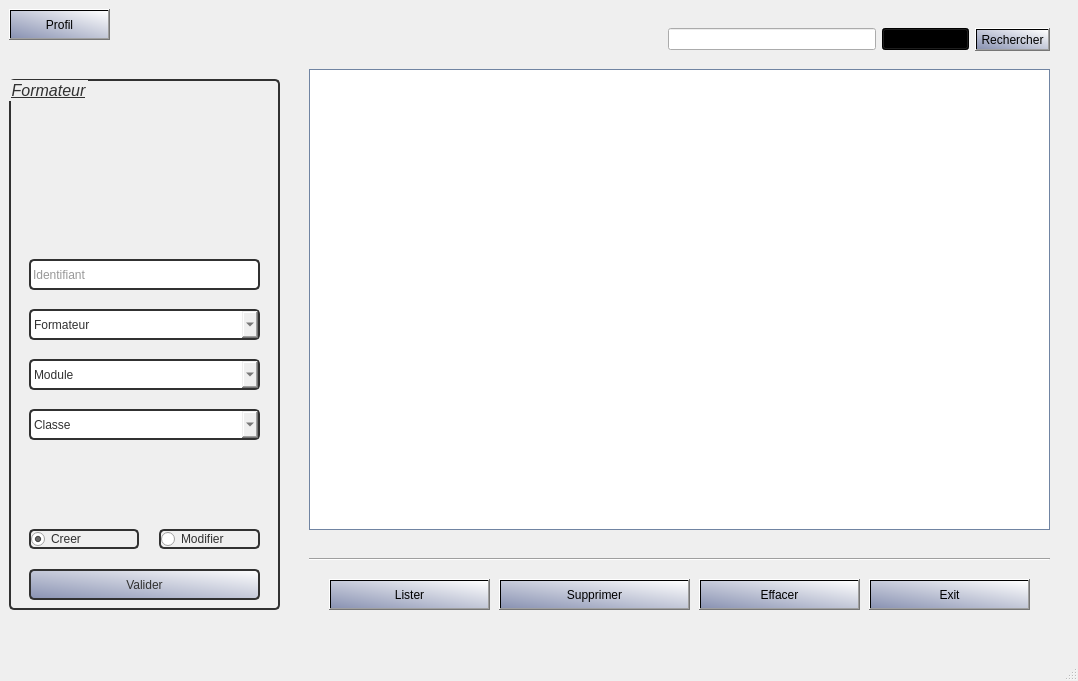
<?xml version="1.0" encoding="UTF-8"?>
<ui version="4.0">
 <class>GestionFormateur</class>
 <widget class="QMainWindow" name="GestionFormateur">
  <property name="geometry">
   <rect>
    <x>0</x>
    <y>0</y>
    <width>1078</width>
    <height>681</height>
   </rect>
  </property>
  <property name="windowTitle">
   <string>Gestion Formateurs</string>
  </property>
  <widget class="QWidget" name="centralwidget">
   <widget class="QWidget" name="horizontalLayoutWidget_4">
    <property name="geometry">
     <rect>
      <x>620</x>
      <y>719</y>
      <width>721</width>
      <height>61</height>
     </rect>
    </property>
    <layout class="QHBoxLayout" name="horizontalLayout_4">
     <item>
      <widget class="QPushButton" name="pushButtonSupprimer">
       <property name="text">
        <string>Supprimer</string>
       </property>
      </widget>
     </item>
     <item>
      <widget class="QPushButton" name="pushButtonListerModules">
       <property name="text">
        <string>Lister les Modules</string>
       </property>
      </widget>
     </item>
    </layout>
   </widget>
   <widget class="QWidget" name="widget" native="true">
    <property name="geometry">
     <rect>
      <x>9</x>
      <y>9</y>
      <width>1051</width>
      <height>621</height>
     </rect>
    </property>
    <widget class="QPushButton" name="pushButtonEffacer">
     <property name="geometry">
      <rect>
       <x>690</x>
       <y>570</y>
       <width>161</width>
       <height>31</height>
      </rect>
     </property>
     <property name="cursor">
      <cursorShape>PointingHandCursor</cursorShape>
     </property>
     <property name="styleSheet">
      <string notr="true">background-color: qlineargradient(spread:pad, x1:0, y1:1, x2:1, y2:0, stop:0 rgba(137, 146, 178, 255), stop:1 rgba(255, 255, 255, 255));</string>
     </property>
     <property name="text">
      <string>Effacer</string>
     </property>
    </widget>
    <widget class="QPushButton" name="pushButtonProfil">
     <property name="geometry">
      <rect>
       <x>0</x>
       <y>0</y>
       <width>101</width>
       <height>31</height>
      </rect>
     </property>
     <property name="toolTip">
      <string>Consulter mon profil ...</string>
     </property>
     <property name="styleSheet">
      <string notr="true">background-color: qlineargradient(spread:pad, x1:0, y1:1, x2:1, y2:0, stop:0 rgba(137, 146, 178, 255), stop:1 rgba(255, 255, 255, 255));</string>
     </property>
     <property name="text">
      <string>Profil</string>
     </property>
    </widget>
    <widget class="QWidget" name="horizontalLayoutWidget_3">
     <property name="geometry">
      <rect>
       <x>450</x>
       <y>10</y>
       <width>591</width>
       <height>41</height>
      </rect>
     </property>
     <layout class="QHBoxLayout" name="horizontalLayout_3">
      <item>
       <spacer name="horizontalSpacer_2">
        <property name="orientation">
         <enum>Qt::Horizontal</enum>
        </property>
        <property name="sizeHint" stdset="0">
         <size>
          <width>40</width>
          <height>20</height>
         </size>
        </property>
       </spacer>
      </item>
      <item>
       <widget class="QLineEdit" name="lineEditRechercher"/>
      </item>
      <item>
       <widget class="QComboBox" name="comboBoxRechercherPar">
        <property name="styleSheet">
         <string notr="true">background-color: qlineargradient(spread:pad, x1:0, y1:1, x2:1, y2:0, stop:0 rgba(137, 146, 178, 255), stop:1 rgba(255, 255, 255, 255));</string>
        </property>
        <property name="currentIndex">
         <number>0</number>
        </property>
        <item>
         <property name="text">
          <string>Id</string>
         </property>
        </item>
        <item>
         <property name="text">
          <string>Username</string>
         </property>
        </item>
       </widget>
      </item>
      <item>
       <widget class="QPushButton" name="pushButtonRechercher">
        <property name="styleSheet">
         <string notr="true">background-color: qlineargradient(spread:pad, x1:0, y1:1, x2:1, y2:0, stop:0 rgba(137, 146, 178, 255), stop:1 rgba(255, 255, 255, 255));</string>
        </property>
        <property name="text">
         <string>Rechercher</string>
        </property>
       </widget>
      </item>
     </layout>
    </widget>
    <widget class="QGroupBox" name="groupBox">
     <property name="geometry">
      <rect>
       <x>0</x>
       <y>70</y>
       <width>271</width>
       <height>531</height>
      </rect>
     </property>
     <property name="font">
      <font>
       <pointsize>12</pointsize>
       <italic>true</italic>
       <underline>true</underline>
      </font>
     </property>
     <property name="styleSheet">
      <string notr="true">border-radius: 5px;
background-color: rgba(255, 255, 255, .0);
border: 2px solid rgb(49, 49, 49);
color: rgb(49, 49, 49);</string>
     </property>
     <property name="title">
      <string>Formateur</string>
     </property>
     <widget class="QLineEdit" name="lineEditId">
      <property name="enabled">
       <bool>false</bool>
      </property>
      <property name="geometry">
       <rect>
        <x>20</x>
        <y>180</y>
        <width>231</width>
        <height>31</height>
       </rect>
      </property>
      <property name="styleSheet">
       <string notr="true">border-radius: 5px;
background-color: rgba(255, 255, 255, .0);
border: 2px solid rgb(49, 49, 49);
color: rgb(49, 49, 49);</string>
      </property>
      <property name="placeholderText">
       <string>Identifiant</string>
      </property>
     </widget>
     <widget class="QComboBox" name="comboBoxModule">
      <property name="geometry">
       <rect>
        <x>20</x>
        <y>280</y>
        <width>231</width>
        <height>31</height>
       </rect>
      </property>
      <property name="currentIndex">
       <number>0</number>
      </property>
      <item>
       <property name="text">
        <string>Module</string>
       </property>
      </item>
     </widget>
     <widget class="QRadioButton" name="radioButtonModifier">
      <property name="geometry">
       <rect>
        <x>150</x>
        <y>450</y>
        <width>101</width>
        <height>20</height>
       </rect>
      </property>
      <property name="text">
       <string>Modifier</string>
      </property>
     </widget>
     <widget class="QRadioButton" name="radioButtonCreer">
      <property name="geometry">
       <rect>
        <x>20</x>
        <y>450</y>
        <width>110</width>
        <height>20</height>
       </rect>
      </property>
      <property name="text">
       <string>Creer</string>
      </property>
      <property name="checked">
       <bool>true</bool>
      </property>
     </widget>
     <widget class="QPushButton" name="pushButtonValider">
      <property name="geometry">
       <rect>
        <x>20</x>
        <y>490</y>
        <width>231</width>
        <height>31</height>
       </rect>
      </property>
      <property name="cursor">
       <cursorShape>PointingHandCursor</cursorShape>
      </property>
      <property name="styleSheet">
       <string notr="true">background-color: qlineargradient(spread:pad, x1:0, y1:1, x2:1, y2:0, stop:0 rgba(137, 146, 178, 255), stop:1 rgba(255, 255, 255, 255));</string>
      </property>
      <property name="text">
       <string>Valider</string>
      </property>
     </widget>
     <widget class="QComboBox" name="comboBoxClasse">
      <property name="geometry">
       <rect>
        <x>20</x>
        <y>330</y>
        <width>231</width>
        <height>31</height>
       </rect>
      </property>
      <property name="currentIndex">
       <number>0</number>
      </property>
      <property name="placeholderText">
       <string/>
      </property>
      <item>
       <property name="text">
        <string>Classe</string>
       </property>
      </item>
     </widget>
     <widget class="QComboBox" name="comboBoxFormateur">
      <property name="geometry">
       <rect>
        <x>20</x>
        <y>230</y>
        <width>231</width>
        <height>31</height>
       </rect>
      </property>
      <property name="currentIndex">
       <number>0</number>
      </property>
      <item>
       <property name="text">
        <string>Formateur</string>
       </property>
      </item>
     </widget>
    </widget>
    <widget class="QPushButton" name="pushButtonExit">
     <property name="geometry">
      <rect>
       <x>860</x>
       <y>570</y>
       <width>161</width>
       <height>31</height>
      </rect>
     </property>
     <property name="cursor">
      <cursorShape>PointingHandCursor</cursorShape>
     </property>
     <property name="styleSheet">
      <string notr="true">background-color: qlineargradient(spread:pad, x1:0, y1:1, x2:1, y2:0, stop:0 rgba(137, 146, 178, 255), stop:1 rgba(255, 255, 255, 255));</string>
     </property>
     <property name="text">
      <string>Exit</string>
     </property>
    </widget>
    <widget class="QTableView" name="tableView">
     <property name="geometry">
      <rect>
       <x>300</x>
       <y>60</y>
       <width>741</width>
       <height>461</height>
      </rect>
     </property>
     <property name="styleSheet">
      <string notr="true">border: 1px solid;
border-color: rgb(112, 132, 162);</string>
     </property>
    </widget>
    <widget class="QPushButton" name="pushButtonSupprimer_2">
     <property name="geometry">
      <rect>
       <x>490</x>
       <y>570</y>
       <width>191</width>
       <height>31</height>
      </rect>
     </property>
     <property name="cursor">
      <cursorShape>PointingHandCursor</cursorShape>
     </property>
     <property name="styleSheet">
      <string notr="true">background-color: qlineargradient(spread:pad, x1:0, y1:1, x2:1, y2:0, stop:0 rgba(137, 146, 178, 255), stop:1 rgba(255, 255, 255, 255));</string>
     </property>
     <property name="text">
      <string>Supprimer</string>
     </property>
    </widget>
    <widget class="Line" name="line">
     <property name="geometry">
      <rect>
       <x>300</x>
       <y>540</y>
       <width>741</width>
       <height>20</height>
      </rect>
     </property>
     <property name="styleSheet">
      <string notr="true">color: rgb(0, 0, 127);</string>
     </property>
     <property name="orientation">
      <enum>Qt::Horizontal</enum>
     </property>
    </widget>
    <widget class="QPushButton" name="pushButtonLister">
     <property name="geometry">
      <rect>
       <x>320</x>
       <y>570</y>
       <width>161</width>
       <height>31</height>
      </rect>
     </property>
     <property name="cursor">
      <cursorShape>PointingHandCursor</cursorShape>
     </property>
     <property name="styleSheet">
      <string notr="true">background-color: qlineargradient(spread:pad, x1:0, y1:1, x2:1, y2:0, stop:0 rgba(137, 146, 178, 255), stop:1 rgba(255, 255, 255, 255));</string>
     </property>
     <property name="text">
      <string>Lister</string>
     </property>
    </widget>
   </widget>
  </widget>
  <widget class="QMenuBar" name="menubar">
   <property name="geometry">
    <rect>
     <x>0</x>
     <y>0</y>
     <width>1078</width>
     <height>26</height>
    </rect>
   </property>
  </widget>
  <widget class="QStatusBar" name="statusbar"/>
 </widget>
 <resources/>
 <connections/>
</ui>
